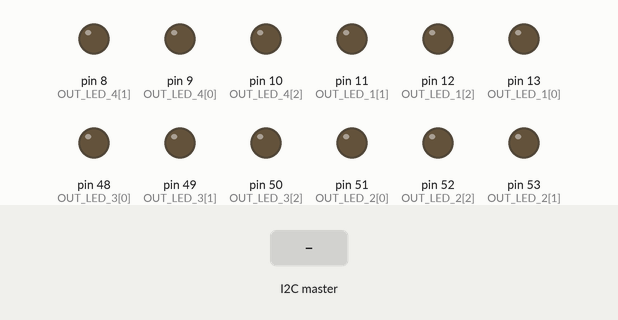
This sketch was run on a simulated Arduino Mega 2560, built with avr-gcc and run on an emulated ATmega2560. On the bench: output pins drawn as LEDs (lit = HIGH). The test bench sets the inputs (shaded band).

Above: at 1.2 s.
1.3 s: the I2C master sends the byte 1
At 2.6 s:
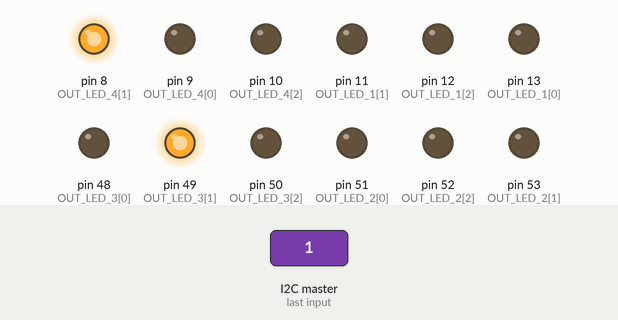
At 12.5 s:
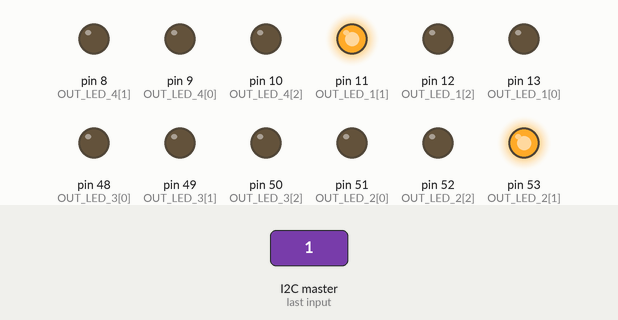
Timing chart, 0 to 12.8 s (numbered marks = the images above; inputs shaded):
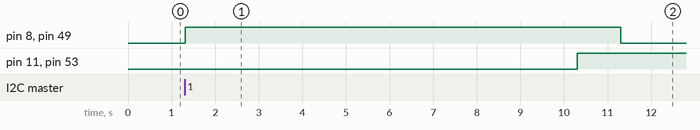

The sketch:

ulice_slave_lampy.ino
```cpp
#include <Wire.h>

// Odkomentujte následující řádek
// pro zapnutí vypisování testovacích
// zpráv do sériového monitoru
// #define SERIAL_DEBUG

#define LED_ARRAY_SIZE 3
#define LED_ARRAY_RED 0
#define LED_ARRAY_GREEN 1
#define LED_ARRAY_BLUE 2

// Definice pinů pomocí polí pro jednodušší práci
// Piny MUSÍ být v pořadí RGB
const int OUT_LED_1[LED_ARRAY_SIZE] = { 13, 11, 12 };
const int OUT_LED_2[LED_ARRAY_SIZE] = { 51, 53, 52 };
const int OUT_LED_3[LED_ARRAY_SIZE] = { 48, 49, 50 };
const int OUT_LED_4[LED_ARRAY_SIZE] = {  9,  8, 10 };

int a = 0;
int karta = 0;
int c1 = 0;

void setup() {
  // join i2c bus with address #10
  Wire.begin(10);
  Wire.onReceive(receiveEvent);

#ifdef SERIAL_DEBUG
  Serial.begin(9600);
#endif

  for (int i = 0; i < LED_ARRAY_SIZE; i++) {
    pinMode(OUT_LED_1[i], OUTPUT);
    pinMode(OUT_LED_2[i], OUTPUT);
    pinMode(OUT_LED_3[i], OUTPUT);
    pinMode(OUT_LED_4[i], OUTPUT);
  }

  lampa_vypnout(OUT_LED_1);
  lampa_vypnout(OUT_LED_2);
  lampa_vypnout(OUT_LED_3);
  lampa_vypnout(OUT_LED_4);

  c1 = 0;
  karta = 0;
}

void loop() {
  delay(10);
  karta = a;

  if (karta == c1) {
    lampa_vypnout(OUT_LED_1);
    lampa_vypnout(OUT_LED_2);
    lampa_vypnout(OUT_LED_3);
    lampa_vypnout(OUT_LED_4);
  }
  else {
    lampa_zapnout(OUT_LED_3, karta);
    lampa_zapnout(OUT_LED_4, karta);

    delay(9000);
    c1 = karta;

    lampa_zapnout(OUT_LED_1, c1);
    lampa_zapnout(OUT_LED_2, c1);

    delay(1000);
    lampa_vypnout(OUT_LED_3);
    lampa_vypnout(OUT_LED_4);

    delay(8500);
    lampa_vypnout(OUT_LED_1);
    lampa_vypnout(OUT_LED_2);

    delay(1000);
  }

  karta = 0;
}

void lampa_zapnout(const int led[LED_ARRAY_SIZE], const int b) {
  if (b == 1) {
    digitalWrite(led[LED_ARRAY_GREEN], HIGH);
  }
  else if (b == 2) {
    digitalWrite(led[LED_ARRAY_RED], HIGH);
    digitalWrite(led[LED_ARRAY_GREEN], HIGH);
  }
  else if (b == 3) {
    digitalWrite(led[LED_ARRAY_GREEN], HIGH);
    digitalWrite(led[LED_ARRAY_BLUE], HIGH);
  }
}

void lampa_vypnout(const int led[LED_ARRAY_SIZE]) {
  digitalWrite(led[LED_ARRAY_RED], LOW);
  digitalWrite(led[LED_ARRAY_GREEN], LOW);
  digitalWrite(led[LED_ARRAY_BLUE], LOW);
}

void receiveEvent(int howMany) {
  a = Wire.read();

#ifdef SERIAL_DEBUG
  Serial.println(a);
#endif
}
```

Measured:
- after the input at 1.3 s, pin 8 (OUT_LED_4[1]), pin 49 (OUT_LED_3[1]): LOW → HIGH at once, → LOW 10.0 s later; pin 11 (OUT_LED_1[1]), pin 53 (OUT_LED_2[1]): LOW → HIGH after 9.0 s
